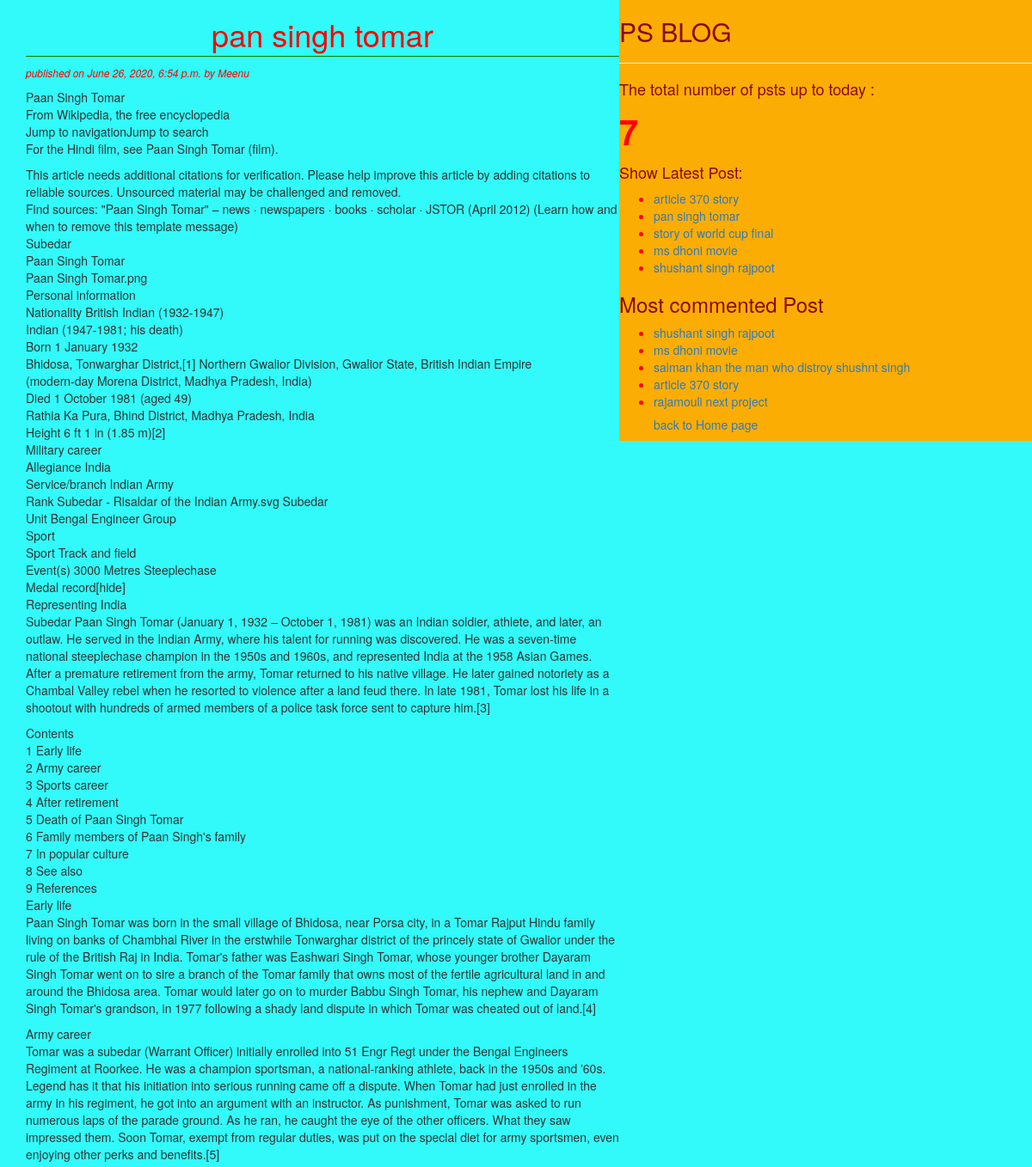
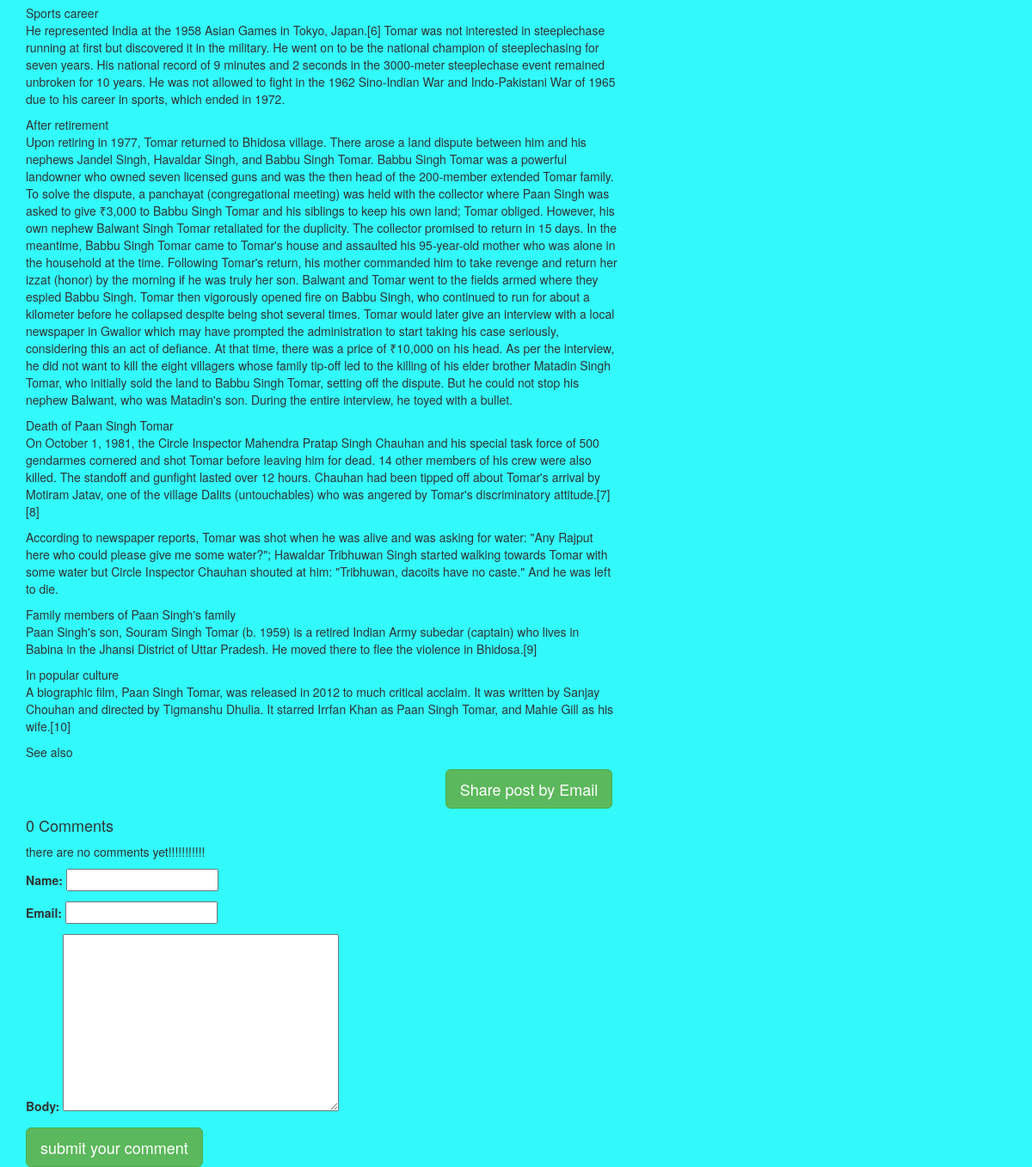
The app's page /2020/06/26/pan-singh-tomar/ with its own data (2 pictures, top to bottom).
### Blog/models.py (models this page shows, shortened)
class Post(models.Model):
    STATUS_CHOICES=(('draft','Draft'),('published','Published'))
    title=models.CharField(max_length=256)
    slug=models.SlugField(max_length=264,unique_for_date='publish')
    author=models.ForeignKey(User,related_name='blog_posts',on_delete=models.DO_NOTHING)
    body=models.TextField()
    publish=models.DateTimeField(default=timezone.now)
    created=models.DateTimeField(auto_now_add=True)
    updated=models.DateTimeField(auto_now=True)
    status=models.CharField(max_length=10,choices=STATUS_CHOICES,default='draft')
    objects=CustomManager()
    tags=TaggableManager()
    class Meta:
        ordering=('-publish',)
    def get_absolute_url(self):
        return reverse('post_detail',args=[self.publish.year,self.publish.strftime('%m')
        ,self.publish.strftime('%d'),self.slug])

### Blog/views.py (the view)
def post_detail_view(request,year,month,day,post):
    post=get_object_or_404(Post,slug=post,
                                status='published',
                                publish__year=year,
                                publish__month=month,
                                publish__day=day)
    comments=post.comments.filter(active=True)
    csubmit=False
    if request.method=='POST':
        form=CommentForm(request.POST)
        if form.is_valid():
            new_comment=form.save(commit=False)
            new_comment.post=post
            new_comment.save()
            csubmit=True
    else:
            form=CommentForm()
    return render(request,'blog/post_detail.html',{'post':post,'form':form,'csubmit':csubmit,"comments":comments})

### Blog/forms.py
class CommentForm(forms.ModelForm):
    class Meta:
        model=Comment
        fields=('name','Email','body')

### Blog/models.py (called while the page is built)
    def get_queryset(self):
        return super().get_queryset().filter(status='published')

### Blog/templatetags/blog_tag.py (called while the page is built)
@register.simple_tag(name='my_tag')
def total_post():
    return Post.objects.count()

@register.inclusion_tag('blog/latest_posts123.html')
def show_latest_post(count=3):
    latest_posts=Post.objects.order_by('-publish')[:count]
    return {'latest_posts':latest_posts}

@register.simple_tag
def get_most_commented_posts(count=5):
    return Post.objects.annotate(total_comments=Count('comments')).order_by('-total_comments')[:count]

### templates/blog/post_detail.html (shortened to what this page needs)
<!DOCTYPE html>
{%extends 'blog/base.html'%}
  {%block content%}
  <h1>{{post.title}}</h1>
  <p id="date">published on {{post.publish}} by {{post.author|title}}</p>
  {{post.body|linebreaks}}
  <div class="container" align="center">
  <a href="/{{post.id}}/share" class="btn btn-lg btn-success">Share post by Email</a>
  </div>
  {%with comments.count as comment_count%}
  <h4>{{comment_count}} Comment{{comment_count|pluralize}}</h4>
    {%endwith%}
{%if comments%}
{%for comment in comments%}
     <p id="ch">  comment {{forloop.counter}} by {{comment.name}} on {{comment.created}}</p>
  <div class="cb">{{comment.body|linebreaks}}</div>
{%endfor%}
<hr>
{%else%}
<p>there are no comments yet!!!!!!!!!!!</p>
{%endif%}
{%if csubmit%}
<h2>your comment added successfully</h2>
{%else%}
<form method="post">
  {{form.as_p}}
  <input type="submit" class="btn btn-lg btn-success" value="submit your comment">
</form>
{%endif%}
{%endblock%}

### templates/blog/base.html (shortened to what this page needs)
<!DOCTYPE html>
{%load static%}
{%load blog_tag%}
<html lang="en" dir="ltr">
  <head>
<link rel="stylesheet" href="https://stackpath.bootstrapcdn.com/bootstrap/3.4.1/css/bootstrap.min.css"
>
<link rel="stylesheet" href="{%static "css/blog1.css" %}">
  </head>
  <body>
    <div class="content">
      {%block content%}   {%endblock%}
    </div>
    <div class="sidebar">
      <h2>PS BLOG</h2><hr>
      <p><h4>The total number of psts up to today :</h4> <span id="pcount">{%my_tag%}</span></p>
      <h4>Show Latest Post:</h4>{%show_latest_post 5 %}
      <h3>Most commented Post</h3>
      {% get_most_commented_posts as most_commented_post%}
      <ul>
        {%for post in most_commented_post%}
        <li id="anchor"><a href="{{post.get_absolute_url}}">{{post.title}}</a></li>
        {%endfor%}
        <h5><a href="/"> back to Home page</a></h5>
      </ul>
    </div>
  </body>
</html>

### templates/blog/latest_posts123.html
<ul>
  {% for post in latest_posts %}
  <li id="anchor"><a href="{{post.get_absolute_url}}">{{post.title}}</a></li>
  {%endfor%}
</ul>

### static/css/blog1.css (style rules this page uses)
.content { width:60%; float:left; padding: 0 0 0 30px; background: #32fafa; height: 100% }
.sidebar { width:40%; float:right; background: #fcad03; margin:0 0 10 0px; height: 100%; color: #8a0808; }
h1 { color: red; text-align: center; border-bottom: 1px solid green; padding-bottom: 5px; }
body { background: #32fafa; }
#date,#ch { color: red; font-size: 12px; font-style: italic; }
#pcount { font-size: 40px; color: red; font-weight: bold; }
#anchor { color: red; }

### records on screen
Post: title "pan singh tomar", publish "June 26, 2020, 6:54 p.m.", author "Meenu", body "Paan Singh Tomar From Wikipedia, the free encyclopedia Jump to navigationJump to search For the Hindi film, see Paan Singh Tomar (film). This article needs additional citations for verification. Please help improve this article by adding citations to reliable sources. Unsourced material may be challenged and removed. Find sources: \"Paan Singh Tomar\" – news · newspapers · books · scholar · JSTOR (April 2012) (Learn how and when to remove this template message) Subedar Paan Singh Tomar Paan Singh Tomar.png Personal information Nationality British Indian (1932-1947) Indian (1947-1981; his death) Born 1 January 1932 Bhidosa, Tonwarghar District,[1] Northern Gwalior Division, Gwalior State,…"
Post: title "article 370 story"
Post: title "story of world cup final"
Post: title "ms dhoni movie"
Post: title "shushant singh rajpoot"
Post: title "salman khan the man who distroy shushnt singh"
Post: title "rajamouli next project"

### other values on screen
{{ comment_count }} "0"
